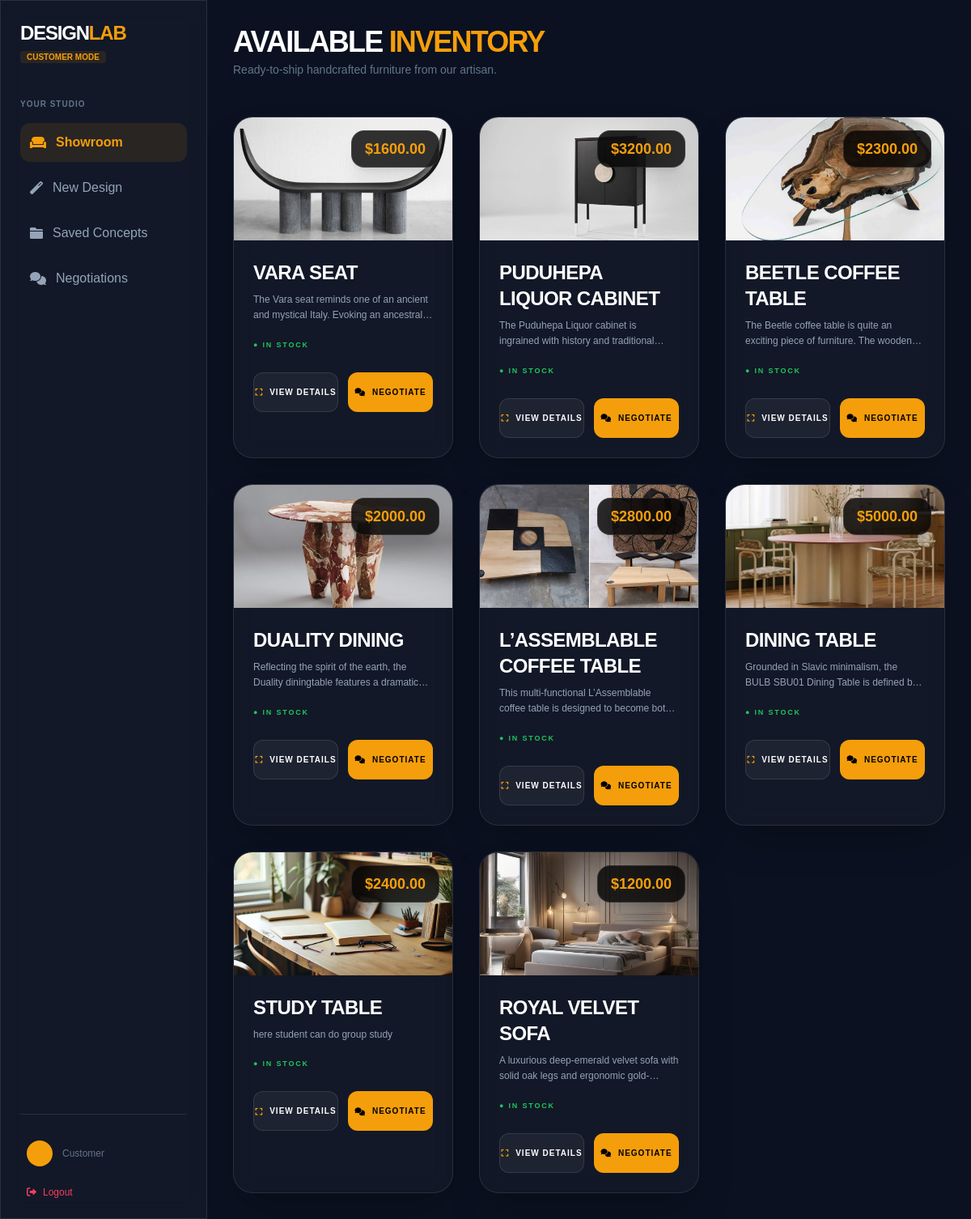
The page /studio/showroom/ on the database its author committed.
### studio/models.py (models this page shows, shortened)
class StockItem(models.Model):
    artisan = models.ForeignKey(
        settings.AUTH_USER_MODEL,
        on_delete=models.CASCADE,
        related_name='inventory'
    )
    title = models.CharField(max_length=255)
    description = models.TextField()
    price = models.DecimalField(max_digits=10, decimal_places=2)
    image = models.ImageField(upload_to='stock_items/')
    is_available = models.BooleanField(default=True)
    created_at = models.DateTimeField(auto_now_add=True)

### studio/views.py (the view)
# urls.py: path('studio/showroom/', public_showroom, name='public_showroom'),
def public_showroom(request):
    items = StockItem.objects.filter(is_available=True).order_by('-created_at')
    return render(request, 'studio/showroom.html', {'items': items})

### studio/templates/studio/showroom.html (shortened to what this page needs)
{% extends 'studio/base.html' %}
{% block content %}
<div class="p-8 bg-[#0b1120] min-h-screen">
    <div class="mb-12">
        <h1 class="text-4xl font-black text-white uppercase tracking-tighter">
            Available <span class="text-amber-500">Inventory</span>
        </h1>
        <p class="text-slate-500 text-sm mt-1">Ready-to-ship handcrafted furniture from our artisan.</p>
    </div>
    <div class="grid grid-cols-1 md:grid-cols-2 lg:grid-cols-3 gap-8">
        {% for item in items %}
        <div class="glass-panel rounded-3xl border border-white/10 overflow-hidden group hover:border-amber-500/30 transition-all duration-500 shadow-2xl">
            <div class="aspect-video relative overflow-hidden bg-slate-900">
                <img src="{{ item.image.url }}" alt="{{ item.title }}"
                    class="w-full h-full object-cover group-hover:scale-110 transition-transform duration-700 ease-in-out">
                <div class="absolute top-4 right-4 bg-black/80 backdrop-blur-xl px-4 py-2 rounded-2xl border border-white/10 shadow-xl">
                    <span class="text-amber-500 font-black text-lg">${{ item.price }}</span>
                </div>
            </div>
            <div class="p-6 space-y-4">
                <div>
                    <h3 class="text-2xl font-black text-white group-hover:text-amber-500 transition-colors uppercase tracking-tight">
                        {{ item.title }}
                    </h3>
                    <p class="text-slate-400 text-xs line-clamp-2 mt-2 leading-relaxed">
                        {{ item.description }}
                    </p>
                    <div class="mt-3">
                        <span class="text-[9px] font-black uppercase tracking-[0.2em] {% if item.is_available %}text-green-500{% else %}text-red-500{% endif %}">
                            ● {% if item.is_available %}In Stock{% else %}Sold Out{% endif %}
                        </span>
                    </div>
                </div>
                <div class="grid grid-cols-2 gap-3 pt-2">
                    <a href="{% url 'item_detail' item.id %}"
                        class="bg-white/5 border border-white/10 text-white py-4 rounded-xl text-[10px] font-black uppercase tracking-widest text-center hover:bg-white/10 transition-all active:scale-95 flex items-center justify-center gap-2">
                        <i class="fas fa-expand text-amber-500"></i> View Details
                    </a>
                    <a href="{% url 'negotiation_page' %}?item_id={{ item.id }}"
                        class="bg-amber-500 text-black py-4 rounded-xl text-[10px] font-black uppercase tracking-widest text-center hover:bg-amber-400 hover:shadow-[0_0_20px_rgba(245,158,11,0.4)] transition-all active:scale-95 flex items-center justify-center gap-2">
                        <i class="fas fa-comments"></i> Negotiate
                    </a>
                </div>
            </div>
        </div>
        {% empty %}
        <div class="col-span-full py-24 text-center glass-panel rounded-3xl border-dashed border-2 border-white/5">
            <p class="text-slate-500 font-medium">No items available in the showroom currently.</p>
        </div>
        {% endfor %}
    </div>
</div>
{% endblock %}

### studio/templates/studio/base.html (shortened to what this page needs)
<!DOCTYPE html>
<html lang="en">
<head>
    <script src="https://cdn.tailwindcss.com"></script>
    <link href="https://cdnjs.cloudflare.com/ajax/libs/font-awesome/6.0.0/css/all.min.css" rel="stylesheet">
</head>
<body class="min-h-screen flex">
    <aside class="w-64 border-r border-white/10 p-6 flex flex-col glass-panel sticky top-0 h-screen">
        <div class="mb-10">
            <h1 class="text-2xl font-black uppercase tracking-tighter">Design<span class="text-amber-500">Lab</span>
            </h1>
            <span class="text-[10px] bg-amber-500/10 text-amber-500 px-2 py-0.5 rounded font-bold">CUSTOMER MODE</span>
        </div>
        <nav class="flex-1 space-y-2">
            <p class="text-[10px] font-bold text-slate-500 uppercase tracking-widest mb-4">Your Studio</p>
            <a href="{% url 'public_showroom' %}"
                class="sidebar-link flex items-center gap-3 p-3 rounded-xl transition {% if request.resolver_match.url_name == 'public_showroom' %}bg-amber-500/10 text-amber-500 font-bold{% else %}text-slate-400{% endif %}">
                <i class="fas fa-couch"></i> Showroom
            </a>
            <a href="{% url 'customer_dashboard' %}"
                class="sidebar-link flex items-center gap-3 p-3 rounded-xl transition text-slate-400">
                <i class="fas fa-magic"></i> New Design
            </a>
            <a href="{% url 'saved_concepts' %}"
                class="sidebar-link flex items-center gap-3 p-3 rounded-xl transition text-slate-400">
                <i class="fas fa-folder"></i> Saved Concepts
            </a>
            <a href="{% url 'negotiation_page' %}"
                class="sidebar-link flex items-center gap-3 p-3 rounded-xl transition text-slate-400">
                <i class="fas fa-comments"></i> Negotiations
            </a>
        </nav>
        <div class="mt-auto pt-6 border-t border-white/10">
            <div class="flex items-center gap-3 mb-4 p-2">
                <div
                    class="w-8 h-8 rounded-full bg-amber-500 flex items-center justify-center text-black font-bold text-xs">
                </div>
                <div class="text-xs">
                    <p class="text-slate-500">Customer</p>
                </div>
            </div>
            <a href="{% url 'logout' %}" class="text-xs text-rose-500 hover:text-rose-400 flex items-center gap-2 px-2">
                <i class="fas fa-sign-out-alt"></i> Logout
            </a>
        </div>
    </aside>
    <main class="flex-1 overflow-y-auto bg-[#0b1120]">
        {% block content %}
        {% endblock %}
    </main>
</body>
</html>

### studio/templates/studio/base.html (style rules this page uses)
body { background-color: #0b1120; font-family: 'Plus Jakarta Sans', sans-serif; color: white; }
.glass-panel { background: rgba(255, 255, 255, 0.02); backdrop-filter: blur(15px); border: 1px solid rgba(255, 255, 255, 0.05); }

### studio/templates/studio/showroom.html (style rules this page uses)
.glass-panel { background: rgba(255, 255, 255, 0.03); backdrop-filter: blur(12px); }

### rows shown on the page
StockItem: image (picture), price "1600.00", title "VARA SEAT", description "The Vara seat reminds one of an ancient and mystical Italy. Evoking an…", is_available "IN STOCK"
StockItem: image (picture), price "3200.00", title "PUDUHEPA LIQUOR CABINET", description "The Puduhepa Liquor cabinet is ingrained with history and…", is_available "IN STOCK"
StockItem: image (picture), price "2300.00", title "BEETLE COFFEE TABLE", description "The Beetle coffee table is quite an exciting piece of furniture. The…", is_available "IN STOCK"
StockItem: image (picture), price "2000.00", title "DUALITY DINING", description "Reflecting the spirit of the earth, the Duality diningtable features a…", is_available "IN STOCK"
StockItem: image (picture), price "2800.00", title "L’ASSEMBLABLE COFFEE TABLE", description "This multi-functional L’Assemblable coffee table is designed to become both…", is_available "IN STOCK"
StockItem: image (picture), price "5000.00", title "DINING TABLE", description "Grounded in Slavic minimalism, the BULB SBU01 Dining Table is defined…", is_available "IN STOCK"
StockItem: image (picture), price "2400.00", title "STUDY TABLE", description "here student can do group study", is_available "IN STOCK"
StockItem: image (picture), price "1200.00", title "ROYAL VELVET SOFA", description "A luxurious deep-emerald velvet sofa with solid oak legs and…", is_available "IN STOCK"
